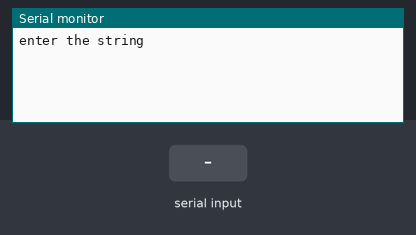
A sketch run on a simulated Arduino Uno, built for the host (arithmetic inside an expression is 32-bit, double 64-bit). On the bench: the last lines printed to the serial monitor. The inputs (shaded band) are chosen by the test bench.

Above: at 1.2 s.
1.3 s: "a" received over Serial
At 3.0 s:
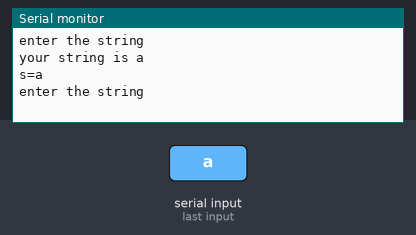
3.8 s: "b" received over Serial
At 6.0 s:
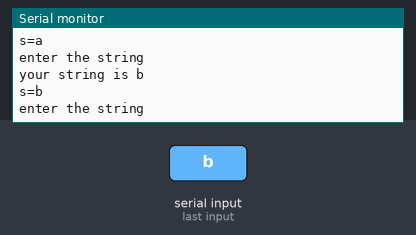
6.3 s: "c" received over Serial
At 8.0 s:
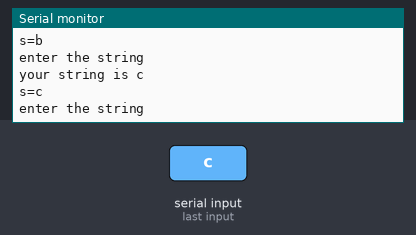
8.8 s: "1" received over Serial
At 11.1 s:
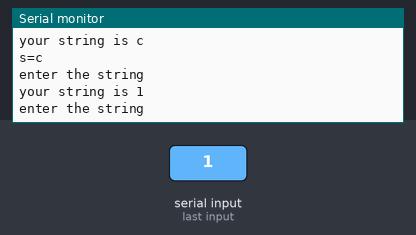

Measured:
- after the input at 1.3 s, the serial monitor: prints a new line after 1.0 s (image 1)
- after the input at 3.8 s, the serial monitor: prints a new line after 1.0 s (image 2)
- after the input at 6.3 s, the serial monitor: prints a new line after 1.0 s (image 3)
- after the input at 8.8 s, the serial monitor: prints a new line after 1.0 s (image 4)

The sketch:

sketch_dec25a.ino
```cpp
String s;

void setup() {
  // put your setup code here, to run once:
Serial.begin(9600);
}

void loop() {
  // put your main code here, to run repeatedly:
Serial.println("enter the string");
while(Serial.available()==0){

}
s=Serial.readString();
Serial.print("your string is ");
Serial.println(s);
if (s=='a') Serial.println("s=a");
if (s=='b') Serial.println("s=b");
if (s=='c') Serial.println("s=c");
}
```
